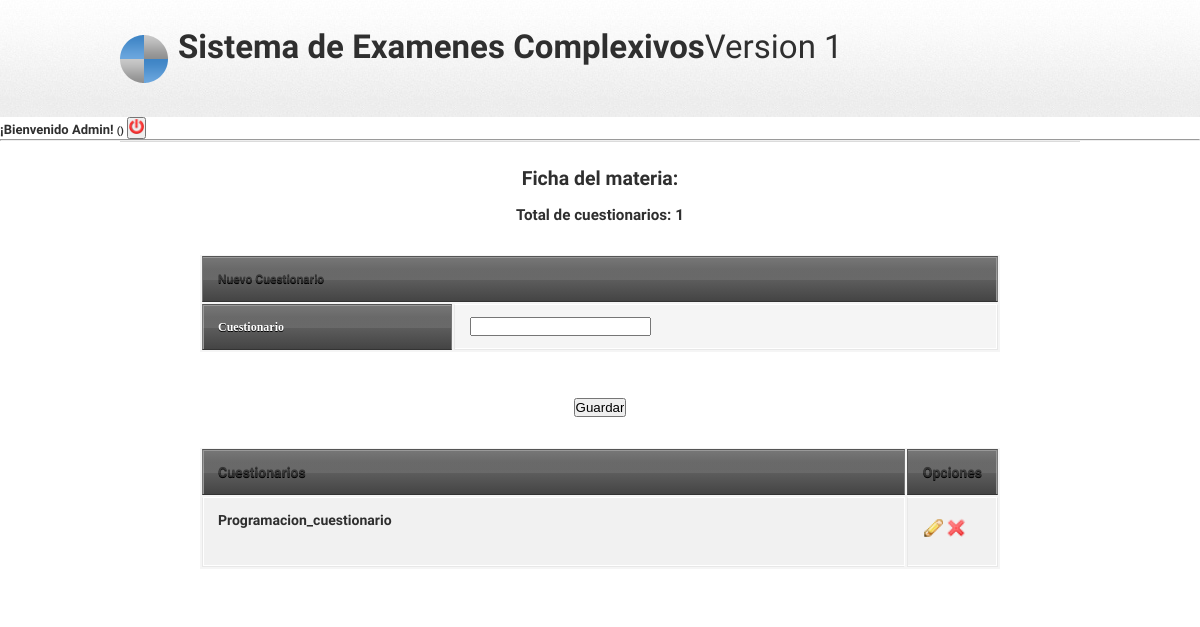
The page /ficha_materia.php (signed in) on the database as committed earlier.
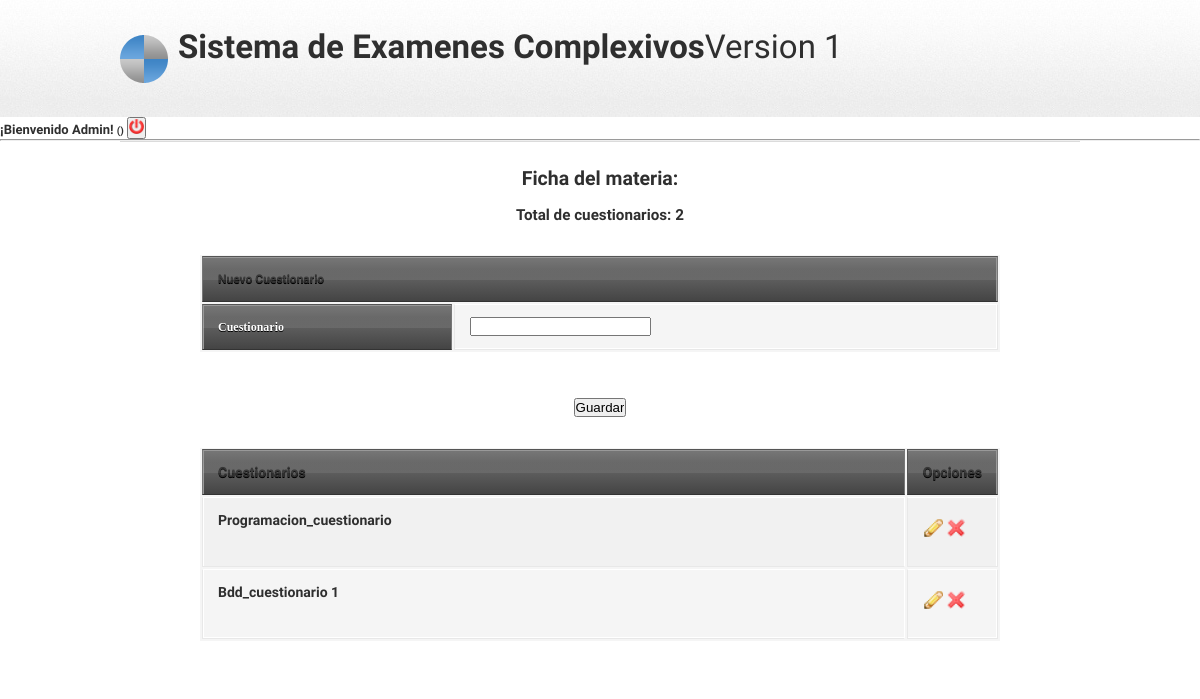
The same page on the database as committed later.
### tables this page shows
CREATE TABLE IF NOT EXISTS `cuestionario` (
`id_cuestionario` int(11) NOT NULL,
  `cuestionario` varchar(45) DEFAULT NULL,
  `id_materia` int(11) NOT NULL,
  `estado` tinyint(1) DEFAULT '0'
);

### DAT/DATmateria.php (called while the page is built, shortened)
<?php
if (!function_exists('materias_consultar')) {
	function materias_consultar($criterio,$valor){
    require("DAT/conect.php");
    $SQL="call SP_materias_cons('".$criterio."','".$valor."')";
    $resultado=mysqli_query($link,$SQL) or die(mysqli_error($link));
    return ($resultado);
	}
}
 ?>

### BL/materias_funciones.php (called while the page is built, shortened)
<?php
if (!function_exists('consultar_materia')){
	require("DAT/DATmateria.php");
	function consultar_materia($criterio,$valor){
    $resultado=materias_consultar($criterio,$valor);
    return (transformar_a_lista($resultado));
	}
}
if (!function_exists('insertar_materia')){
	require("DAT/DATmateria.php");
}
if (!function_exists('eliminar_materia')) {
	require("DAT/DATmateria.php");
}
 ?>

### BL/general_funciones.php (called while the page is built, shortened)
<?php
function transformar_a_lista($resultado){
	if (mysqli_num_rows($resultado)>0) {
    	$lista=mysqli_fetch_all($resultado,MYSQLI_ASSOC);
   		return($lista);
    }else{
    	return 0;
    }
}
 ?>

### DAT/DATcuestionarios.php (called while the page is built, shortened)
<?php
if (!function_exists('consultar_cuestionario')){
	function consultar_cuestionario($criterio,$valor){
		    require("DAT/conect.php");
		    $SQL="call SP_cuestionarios_cons('".$criterio."','".$valor."')";
		    $resultado=mysqli_query($link,$SQL) or die(mysqli_error($link));
		    return ($resultado);
		}
}
 ?>

### BL/cuestionarios_funciones.php (called while the page is built, shortened)
<?php
if (!function_exists('cuestionario_consultar')){
	require("DAT/DATcuestionarios.php");
	function cuestionario_consultar($criterio,$valor){
	$res=consultar_cuestionario($criterio,$valor);
	return(transformar_a_lista($res));
	}
}
if (!function_exists('cuestionario_autorizar')){
	require("DAT/DATcuestionarios.php");
}
if (!function_exists('cuestionario_eliminar')){
	require("DAT/DATcuestionarios.php");
}
if (!function_exists('cuestionario_insertar')){
	require("DAT/DATcuestionarios.php");
}
 ?>

### ficha_materia.php (the view, shortened to what this page needs)
<?php
include("cabecera.php");
include("BL/materias_funciones.php");
include("BL/cuestionarios_funciones.php");
 $materia=consultar_materia("id",$_GET["materia"]);
 $materia=$materia[0];
 $cuestionarios=cuestionario_consultar('materia',$materia['Materia']);
 $total=count($cuestionarios);
echo"
<div id='maincontent' class='bodywidth clear' align='center'>
    <h2>Ficha del materia: ".$materia['Materia']." </h2><br>
    <h3>Total de cuestionarios: ". $total." </h3>";
echo "<form name=form action=".$_SERVER['PHP_SELF']."?materia=".$_GET["materia"]." method='post'>";
	echo "<table class=tablas>
	<tr><th colspan=2><h4>Nuevo Cuestionario</th></tr>";
	echo "<tr><th>Cuestionario</th><td><input type='text' name=cuestionario></td></tr>";
	echo "</table><br><input type='submit' value='Guardar'>";
	echo "</form>";
echo "<table>
  <thead>
    <tr>
    <th><h3>Cuestionarios</h3></th>
    <th width='10%'><h3>Opciones</h3></th>
    </tr>
  </thead>
  <tbody>";
  if (is_array($cuestionarios)) {
  foreach ($cuestionarios as $cuestionario) {
    echo "<tr>";
    echo "<td><h3>".$cuestionario['cuestionario']."</h3><br>";
    echo"</td>";
      echo "<td><h4><a href=ficha_cuestionario_editar.php?cuestionario=".$cuestionario['id_cuestionario']."&materia=".$_GET["materia"].">
          <img src=images/pencil.png width=20></a>
          <a href=ficha_cuestionario_borrar.php?borrar=".$cuestionario['id_cuestionario']."&materia=".$_GET["materia"].">
          <img src=images/cross.png width=20></a> </h4></td>";
      echo "</tr>";
      }
	}else{
  		echo "<tr>";
  		echo "<td>sin datos</td>";
  		echo "</tr>";
	}
echo "</tbody>";
echo "</table>";
?>

Rows that differ between the two databases and show on the page:
added cuestionario: cuestionario "Bdd_cuestionario 1"
Other text that changed with them:
$total: "1" → "2"
